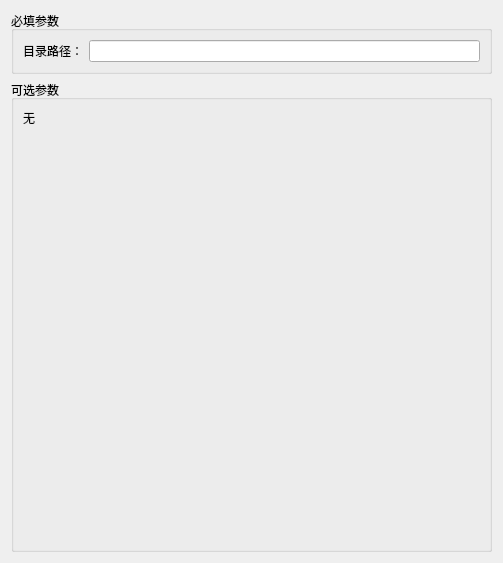
<?xml version="1.0" encoding="UTF-8"?>
<ui version="4.0">
 <class>MkDirCmdEditor</class>
 <widget class="QWidget" name="MkDirCmdEditor">
  <property name="geometry">
   <rect>
    <x>0</x>
    <y>0</y>
    <width>503</width>
    <height>563</height>
   </rect>
  </property>
  <property name="windowTitle">
   <string>Form</string>
  </property>
  <layout class="QVBoxLayout" name="verticalLayout">
   <item>
    <widget class="QGroupBox" name="groupBox">
     <property name="title">
      <string>必填参数</string>
     </property>
     <layout class="QVBoxLayout" name="verticalLayout_2">
      <item>
       <layout class="QGridLayout" name="gridLayout">
        <item row="0" column="0">
         <widget class="QLabel" name="label">
          <property name="text">
           <string>目录路径：</string>
          </property>
         </widget>
        </item>
        <item row="0" column="1">
         <layout class="QHBoxLayout" name="horizontalLayout">
          <item>
           <widget class="QLineEdit" name="lineEdit_arg_dirpath"/>
          </item>
         </layout>
        </item>
       </layout>
      </item>
     </layout>
    </widget>
   </item>
   <item>
    <widget class="QGroupBox" name="groupBox_2">
     <property name="title">
      <string>可选参数</string>
     </property>
     <layout class="QVBoxLayout" name="verticalLayout_3">
      <item>
       <layout class="QGridLayout" name="gridLayout_2">
        <item row="0" column="0">
         <widget class="QLabel" name="label_2">
          <property name="text">
           <string>无</string>
          </property>
         </widget>
        </item>
       </layout>
      </item>
      <item>
       <spacer name="verticalSpacer">
        <property name="orientation">
         <enum>Qt::Vertical</enum>
        </property>
        <property name="sizeHint" stdset="0">
         <size>
          <width>20</width>
          <height>40</height>
         </size>
        </property>
       </spacer>
      </item>
     </layout>
    </widget>
   </item>
  </layout>
 </widget>
 <resources/>
 <connections/>
</ui>
